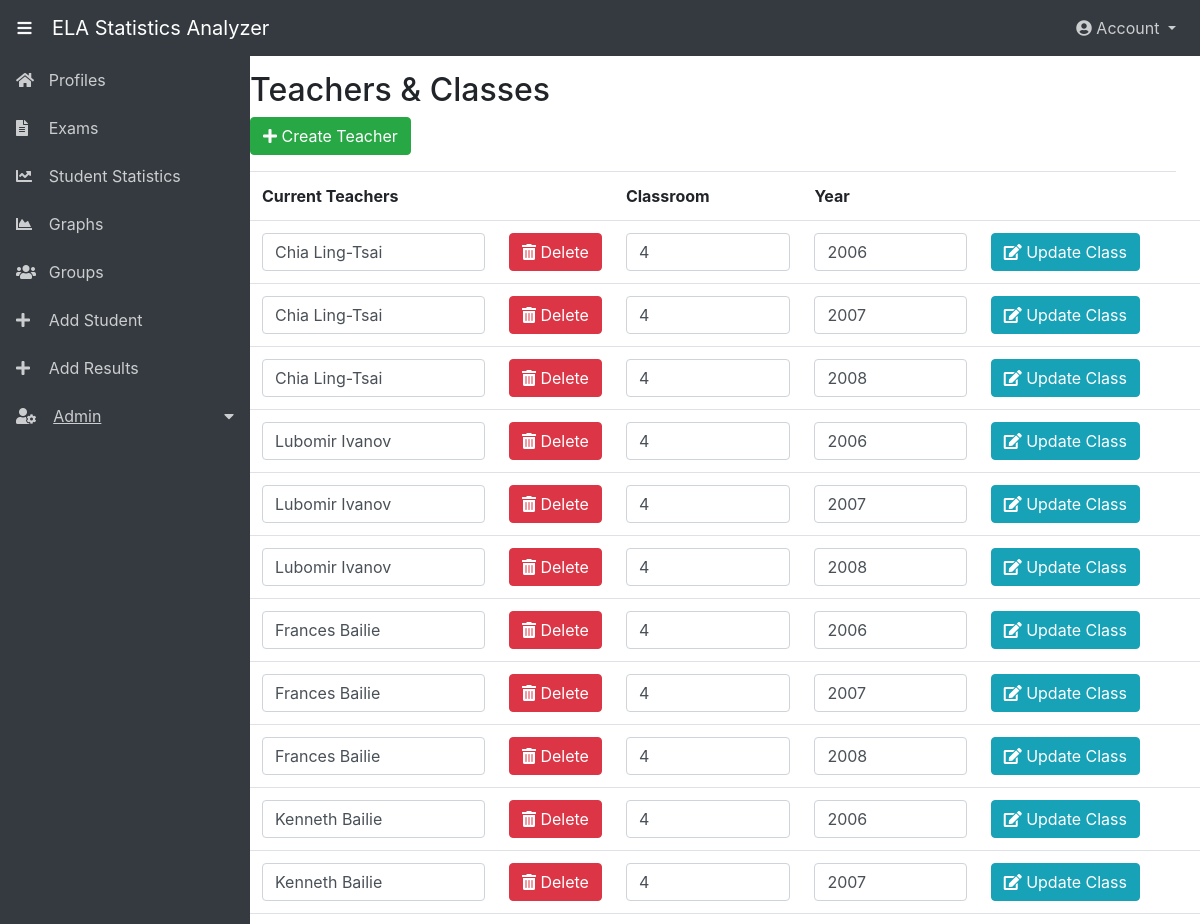
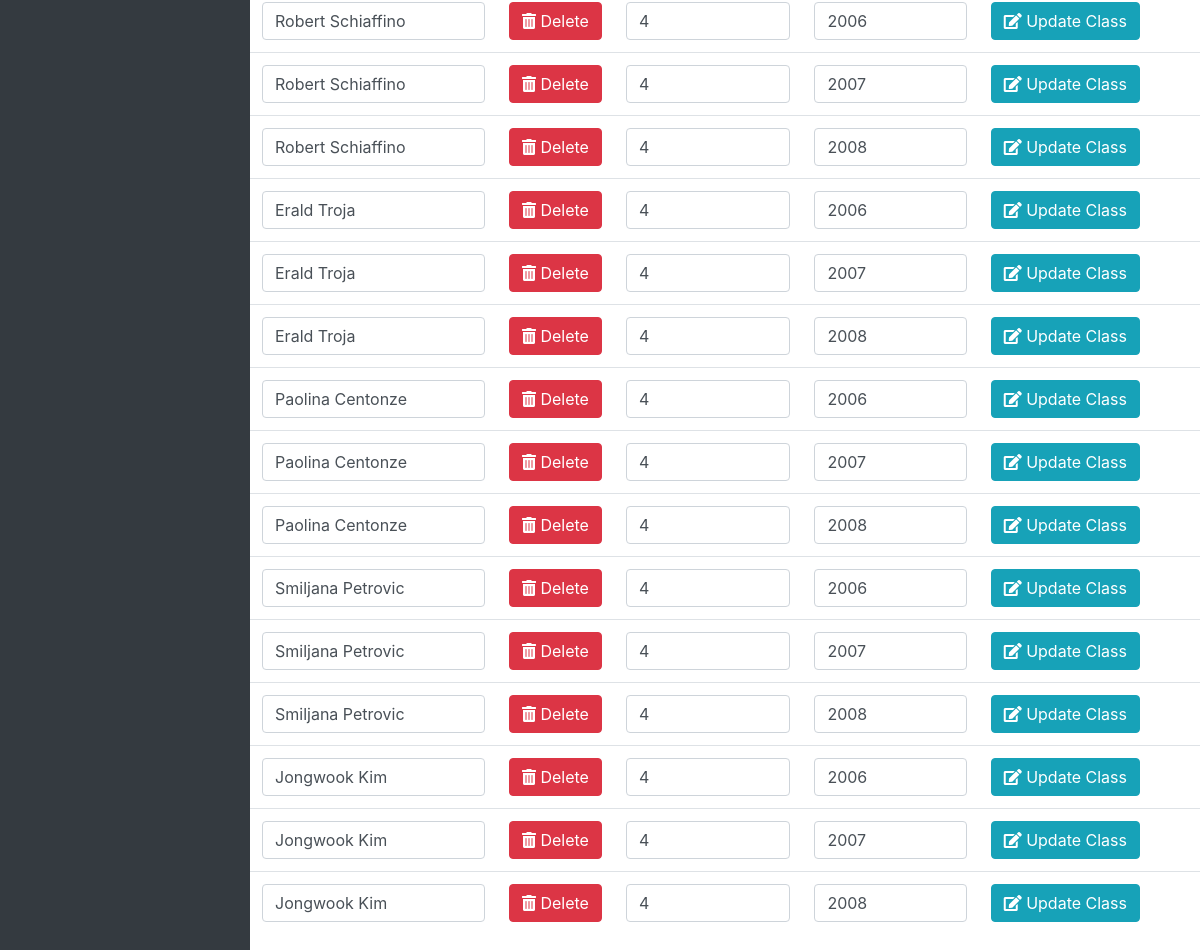
The page /TeachersAndClasses.php (signed in) on the database its author committed (2 pictures, top to bottom).
### tables this page shows
CREATE TABLE UserAccount (
UserID 		INT NOT NULL auto_increment,
SchoolID 	int(5),
FName 		VARCHAR(20) NOT NULL,
LName 		VARCHAR(20) NOT NULL,
Email 		VARCHAR(50) NOT NULL,
Password 	VARCHAR(60) NOT NULL,
AccountType 	VARCHAR(20),
RecoveryPassword	Boolean,
CONSTRAINT UserAccount_UserID_pk PRIMARY KEY (UserID),
CONSTRAINT UserAccount_SchoolID_fk FOREIGN KEY (SchoolID) REFERENCES School  (SchoolID));

CREATE TABLE Class (
ClassID		INT NOT NULL auto_increment,
TeacherID	int(5),
Grade		int(2),
ClassYear	int(4),
Size		int(2),
CONSTRAINT Class_ClassID_pk PRIMARY KEY (ClassID),
CONSTRAINT Class_TeacherID_fk FOREIGN KEY (TeacherID) REFERENCES Teacher(TeacherID));

### TeachersAndClasses.php (the view, shortened to what this page needs)
<!DOCTYPE html>
<html lang="en">
  <head>
  </head>
<body>
<?php include './navigation/navBegin.html'; ?>
<div style="padding-top: 15px" class="container">
	<div class="row">
		<h2 >Teachers &amp; Classes</h2>
	</div>
	<div class="row form-group">
		<button type="button" class="btn btn-success" data-toggle="modal" data-target="#createTeacher"><span class="fa fa-plus"></span> Create Teacher</button>
	</div>
	<?php
		$sqlTeachers= ("SELECT user.UserID, user.FName, user.LName, class.ClassYear, class.Grade, teachers.TeacherID
			FROM useraccount user
			INNER JOIN teacher teachers ON user.UserID= teachers.UserID
			INNER JOIN class ON teachers.teacherID= class.teacherID;");
	$result = $conn->query($sqlTeachers) or die('Could not run query: '.$conn->error);
	if ($result->num_rows > 0) { ?>
			<div class="row">
			<table class="table">
			<tr>
			 <th  style="">Current Teachers</th>
			 <th></th>
			 <th style="">Classroom</th>
			 <th style="">Year</th>
			 <th></th>
			 <th></th>
			 </tr>
			<?php
			 while($row = $result->fetch_assoc()){
				 echo'<form action="DeleteTeacher.php" method="POST">';
				 $UserId = $row["UserID"];
				 $TeacherId = $row["TeacherID"];
				 $FName = $row["FName"];
				 $LName = $row["LName"];
				 $classYear = $row["ClassYear"];
				 $grade = $row["Grade"];
				 ?>
				 <tr>
				 <td><input class="form-control" name="Name" type="text"   value="<?= $FName ?> <?= $LName ?>"></td>
					<td><button  class="btn btn-danger" type="submit"  name="Delete" value=""><span class="fa fa-trash-alt"></span> Delete</button></td>
					<td><input class="form-control" name="grade" type="text"   value="<?= $grade ?>" size="12"></td>
					<td><input class="form-control"name ="classYear" type="text" value="<?= $classYear ?>" size="12"></td>
					<td><button  class="btn btn-info" type="submit"  name="UpdateClass" value=""><span class="fa fa-edit"></span> Update Class</button></td>
					<td><input name="id" type="hidden" value="<?= $UserId ?>"  ></td>
					<td><input name="teacherId" type="hidden" value="<?= $TeacherId ?>"  ></td>
				</tr>
				</form>
		<?php } ?>
		</table>
			 </div>
		<?php }
		else {
			echo "0 results";
		}
		 ?>
	          	<?php include 'AddTeacher.php';?>
</div>
</body>
</html>

### AddTeacher.php (shortened to what this page needs)
<!DOCTYPE html>
<html lang="en">
  <head>
</head>
<body>
</body>
</html>

### css/dashboardStyle.css (style rules this page uses)
.navbar-dark .navbar-nav .nav-link, .navbar-dark .navbar-text { color: rgba(255, 255, 255, .75); }
.sidebar { min-width: 250px; max-width: 250px; min-height: calc(100vh - 56px); transition: all 0.3s; }
.sidebar ul li a { display: block; padding: .75rem 1rem; color: rgba(255, 255, 255, .75); text-decoration: none; }
.sidebar [data-toggle="collapse"] { position: relative; }
.sidebar [data-toggle="collapse"]:before { content: "\f0d7"; font-family: "Font Awesome 5 Free"; font-weight: 900; position: absolute; right: 1rem; }
.fa-fw { padding-right: 15%; }

### rows shown on the page
useraccount: Name "Chia Ling-Tsai", grade "4", classYear "2006", classYear "2007", classYear "2008"
useraccount: Name "Lubomir Ivanov", grade "4", classYear "2006", classYear "2007", classYear "2008"
useraccount: Name "Frances Bailie", grade "4", classYear "2006", classYear "2007", classYear "2008"
useraccount: Name "Kenneth Bailie", grade "4", classYear "2006", classYear "2007"
useraccount: Name "Robert Schiaffino", grade "4", classYear "2006", classYear "2007", classYear "2008"
useraccount: Name "Erald Troja", grade "4", classYear "2006", classYear "2007", classYear "2008"
useraccount: Name "Paolina Centonze", grade "4", classYear "2006", classYear "2007", classYear "2008"
useraccount: Name "Smiljana Petrovic", grade "4", classYear "2006", classYear "2007", classYear "2008"
useraccount: Name "Jongwook Kim", grade "4", classYear "2006", classYear "2007", classYear "2008"
